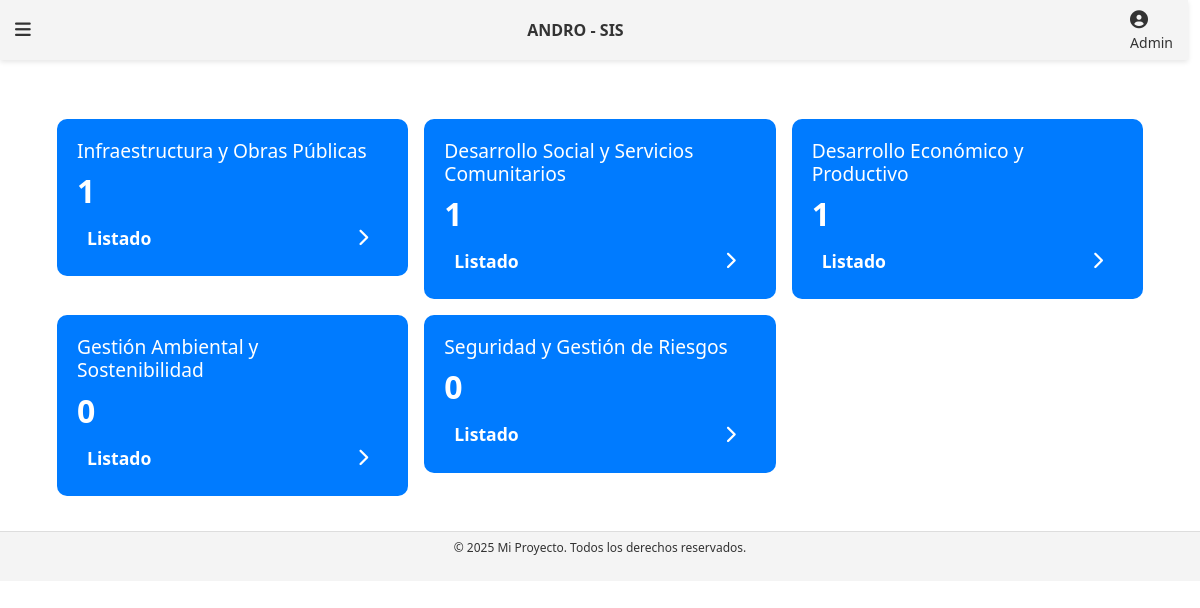
The app's page /includes/index.php?view=categorias (signed in) with its own data.
### tables this page shows
CREATE TABLE `categorias` (
  `id_categoria` int(11) NOT NULL,
  `nombre` varchar(255) NOT NULL
);

### includes/vistas/categorias.php (the view, shortened to what this page needs)
<?php
require_once '../conection/conexion.php';
try {
    $stmt = $conn->query("
        SELECT c.id_categoria, c.nombre, COUNT(p.id_proyectos) AS total_proyectos
        FROM categorias c
        LEFT JOIN proyecto p ON c.id_categoria = p.id_categoria
        GROUP BY c.id_categoria, c.nombre
    ");
    $categorias = $stmt->fetchAll(PDO::FETCH_ASSOC);
} catch (PDOException $e) {
    die("Error en la consulta: " . $e->getMessage());
}
?>
<!DOCTYPE html>
<html lang="es">
<head>
    <link href="https://cdn.jsdelivr.net/npm/bootstrap@5.3.0/dist/css/bootstrap.min.css" rel="stylesheet">
</head>
<body>
<div class="container mt-4">
    <div class="row g-3">
        <?php foreach ($categorias as $categoria): ?>
            <div class="col-md-4">
                <div class="category-card">
                    <h3><?= htmlspecialchars($categoria['nombre']) ?></h3>
                    <span class="count"><?= $categoria['total_proyectos'] ?></span>
                    <a href="index.php?view=categoria_proyectos&id_categoria=<?= $categoria['id_categoria'] ?>">
                        Listado <i class="fas fa-chevron-right"></i>
                    </a>
                </div>
            </div>
        <?php endforeach; ?>
    </div>
</div>
</body>
</html>

### assets/css/style.css (style rules this page uses)
* { margin: 0; padding: 0; box-sizing: border-box; }
body { margin: 0; font-family: Arial, sans-serif; }
body { font-family: 'Arial', sans-serif; margin: 20px; background-color: #f4f4f4; }
a { color: #007bff; text-decoration: none; margin-right: 10px; padding: 5px 10px; border-radius: 3px; transition: background-color 0.3s; }
.container { max-width: 1200px; margin: 0 auto; padding: 20px; }

### includes/vistas/categorias.php (style rules this page uses)
.category-card { background-color: #007bff; color: white; padding: 20px; border-radius: 10px; display: flex; flex-direction: column; justify-content: space-between; min-height: 150px; position: relative; }
.category-card h3 { font-size: 1.2rem; margin-bottom: 5px; }
.category-card .count { font-size: 2rem; font-weight: bold; }
.category-card a { color: white; text-decoration: none; font-weight: bold; display: flex; justify-content: space-between; align-items: center; padding-top: 10px; }
a { text-decoration: none; color:#007bff; font-size: 1.1em; }

### records on screen
categorias: nombre "Infraestructura y Obras Públicas", total_proyectos "1"
categorias: nombre "Desarrollo Social y Servicios Comunitarios", total_proyectos "1"
categorias: nombre "Desarrollo Económico y Productivo", total_proyectos "1"
categorias: nombre "Gestión Ambiental y Sostenibilidad", total_proyectos "0"
categorias: nombre "Seguridad y Gestión de Riesgos", total_proyectos "0"

### other values on screen
$_SESSION['nombre'] "Admin"
